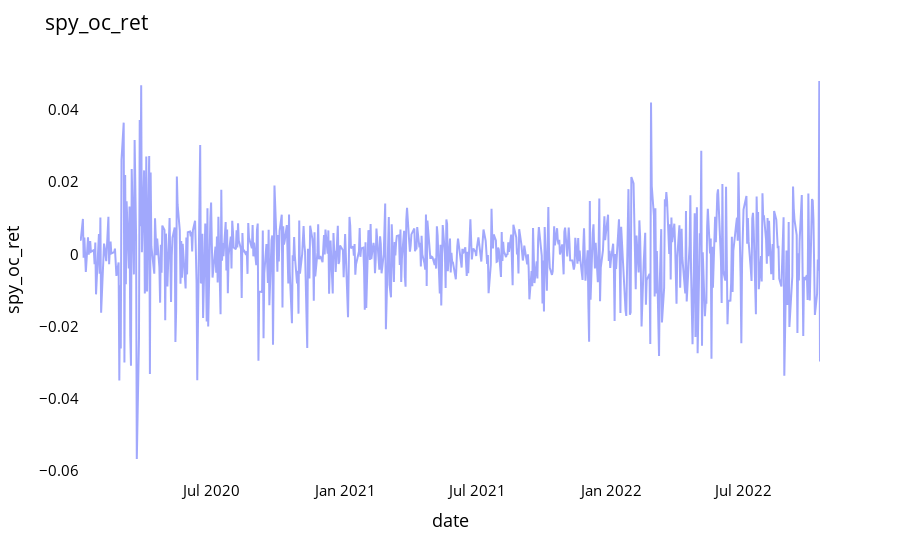

Here is the notebook cell this chart was saved with:
### Code cell
# Plotting stock close price chart

fig = px.line(df, x=df.date, y=df.spy_oc_ret,labels={'date':'date','spy_oc_ret':'spy_oc_ret'})
fig.update_traces(marker_line_width=2, opacity=0.6)
fig.update_layout(title_text='spy_oc_ret', plot_bgcolor='white', font_size=15, font_color='black')
fig.update_xaxes(showgrid=False)
fig.update_yaxes(showgrid=False)
fig.show()

### Figure 1 — Plotly figure (JSON) as saved in the notebook; plotly's stock layout.template omitted (floating-point values rounded to 4 significant figures; data arrays with more than 128 entries replaced by an {"elided": "..."} marker saying what was removed)
{"data": [{"hovertemplate": "date=%{x}<br>spy_oc_ret=%{y}<extra></extra>", "legendgroup": "", "line": {"color": "#636efa", "dash": "solid"}, "marker": {"line": {"width": 2}, "symbol": "circle"}, "mode": "lines", "name": "", "opacity": 0.6, "orientation": "v", "showlegend": false, "type": "scatter", "x": {"elided": "703 str values"}, "xaxis": "x", "y": {"elided": "703 float values"}, "yaxis": "y"}], "layout": {"font": {"color": "black", "size": 15}, "legend": {"tracegroupgap": 0}, "margin": {"t": 60}, "plot_bgcolor": "white", "title": {"text": "spy_oc_ret"}, "xaxis": {"anchor": "y", "domain": [0, 1], "showgrid": false, "title": {"text": "date"}}, "yaxis": {"anchor": "x", "domain": [0, 1], "showgrid": false, "title": {"text": "spy_oc_ret"}}}}
